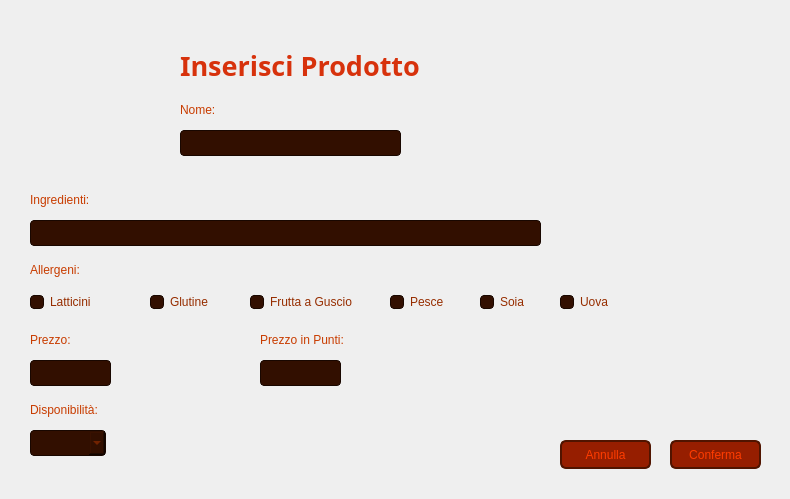
<?xml version="1.0" encoding="UTF-8"?>
<ui version="4.0">
 <class>VistaInserisciProdottoAmministratore</class>
 <widget class="QWidget" name="VistaInserisciProdottoAmministratore">
  <property name="geometry">
   <rect>
    <x>0</x>
    <y>0</y>
    <width>790</width>
    <height>499</height>
   </rect>
  </property>
  <property name="windowTitle">
   <string>Inserisci Prodotto - CineMax</string>
  </property>
  <widget class="QLabel" name="Sfondo">
   <property name="geometry">
    <rect>
     <x>0</x>
     <y>0</y>
     <width>791</width>
     <height>501</height>
    </rect>
   </property>
   <property name="font">
    <font>
     <family>Segoe UI</family>
    </font>
   </property>
   <property name="styleSheet">
    <string notr="true">QLabel {
    background: qlineargradient(
        x1: 0, y1: 1,
        x2: 0, y2: 0,
        stop: 0 #210A00,
        stop: 1 #7D2100
    );
}</string>
   </property>
   <property name="text">
    <string/>
   </property>
  </widget>
  <widget class="QLabel" name="labelIconaFotoAmministratore">
   <property name="geometry">
    <rect>
     <x>30</x>
     <y>30</y>
     <width>131</width>
     <height>131</height>
    </rect>
   </property>
   <property name="text">
    <string/>
   </property>
   <property name="pixmap">
    <pixmap>Viste/Immagini/IconaFotoAmministratore.png</pixmap>
   </property>
   <property name="scaledContents">
    <bool>true</bool>
   </property>
  </widget>
  <widget class="QLabel" name="labelNome">
   <property name="geometry">
    <rect>
     <x>180</x>
     <y>100</y>
     <width>63</width>
     <height>20</height>
    </rect>
   </property>
   <property name="styleSheet">
    <string notr="true">QLabel {
    color: #C83C00;
}</string>
   </property>
   <property name="text">
    <string>Nome:</string>
   </property>
   <property name="alignment">
    <set>Qt::AlignmentFlag::AlignLeading|Qt::AlignmentFlag::AlignLeft|Qt::AlignmentFlag::AlignVCenter</set>
   </property>
  </widget>
  <widget class="QLabel" name="labelTitoloPrincipale">
   <property name="geometry">
    <rect>
     <x>180</x>
     <y>30</y>
     <width>351</width>
     <height>71</height>
    </rect>
   </property>
   <property name="font">
    <font>
     <family>Segoe UI Variable</family>
     <pointsize>20</pointsize>
     <bold>true</bold>
    </font>
   </property>
   <property name="styleSheet">
    <string notr="true">QLabel {
    color: #D7320C;
}</string>
   </property>
   <property name="text">
    <string>Inserisci Prodotto</string>
   </property>
   <property name="alignment">
    <set>Qt::AlignmentFlag::AlignLeading|Qt::AlignmentFlag::AlignLeft|Qt::AlignmentFlag::AlignVCenter</set>
   </property>
  </widget>
  <widget class="QLabel" name="labelIngredienti">
   <property name="geometry">
    <rect>
     <x>30</x>
     <y>190</y>
     <width>81</width>
     <height>20</height>
    </rect>
   </property>
   <property name="styleSheet">
    <string notr="true">QLabel {
    color: #C83C00;
}</string>
   </property>
   <property name="text">
    <string>Ingredienti:</string>
   </property>
   <property name="alignment">
    <set>Qt::AlignmentFlag::AlignLeading|Qt::AlignmentFlag::AlignLeft|Qt::AlignmentFlag::AlignVCenter</set>
   </property>
  </widget>
  <widget class="QLabel" name="labelDisponibile">
   <property name="geometry">
    <rect>
     <x>30</x>
     <y>400</y>
     <width>101</width>
     <height>20</height>
    </rect>
   </property>
   <property name="styleSheet">
    <string notr="true">QLabel {
    color: #C83C00;
}</string>
   </property>
   <property name="text">
    <string>Disponibilità:</string>
   </property>
   <property name="alignment">
    <set>Qt::AlignmentFlag::AlignLeading|Qt::AlignmentFlag::AlignLeft|Qt::AlignmentFlag::AlignVCenter</set>
   </property>
  </widget>
  <widget class="QLabel" name="labelAllergeni">
   <property name="geometry">
    <rect>
     <x>30</x>
     <y>260</y>
     <width>81</width>
     <height>20</height>
    </rect>
   </property>
   <property name="styleSheet">
    <string notr="true">QLabel {
    color: #C83C00;
}</string>
   </property>
   <property name="text">
    <string>Allergeni:</string>
   </property>
   <property name="alignment">
    <set>Qt::AlignmentFlag::AlignLeading|Qt::AlignmentFlag::AlignLeft|Qt::AlignmentFlag::AlignVCenter</set>
   </property>
  </widget>
  <widget class="QLabel" name="labelPrezzo">
   <property name="geometry">
    <rect>
     <x>30</x>
     <y>330</y>
     <width>81</width>
     <height>20</height>
    </rect>
   </property>
   <property name="styleSheet">
    <string notr="true">QLabel {
    color: #C83C00;
}</string>
   </property>
   <property name="text">
    <string>Prezzo:</string>
   </property>
   <property name="alignment">
    <set>Qt::AlignmentFlag::AlignLeading|Qt::AlignmentFlag::AlignLeft|Qt::AlignmentFlag::AlignVCenter</set>
   </property>
  </widget>
  <widget class="QLineEdit" name="lineEditNome">
   <property name="geometry">
    <rect>
     <x>180</x>
     <y>130</y>
     <width>221</width>
     <height>26</height>
    </rect>
   </property>
   <property name="styleSheet">
    <string notr="true">QLineEdit {
    background-color: #320F00;
    color: #962D00;
    border: 1px solid #190700;
    border-radius: 4px;
}</string>
   </property>
   <property name="text">
    <string/>
   </property>
  </widget>
  <widget class="QLineEdit" name="lineEditPrezzo">
   <property name="geometry">
    <rect>
     <x>30</x>
     <y>360</y>
     <width>81</width>
     <height>26</height>
    </rect>
   </property>
   <property name="styleSheet">
    <string notr="true">QLineEdit {
    background-color: #320F00;
    color: #962D00;
    border: 1px solid #190700;
    border-radius: 4px;
}</string>
   </property>
   <property name="text">
    <string/>
   </property>
  </widget>
  <widget class="QComboBox" name="comboBoxDisponibile">
   <property name="geometry">
    <rect>
     <x>30</x>
     <y>430</y>
     <width>76</width>
     <height>26</height>
    </rect>
   </property>
   <property name="styleSheet">
    <string notr="true">QComboBox {
    background-color: #320F00;
    color: #962D00;
    border: 1px solid #190700;
    border-radius: 4px;
}

QComboBox QAbstractItemView {
    background-color: #320F00;
	color: #962D00;
    border: 1px solid #190700;
	border-radius: 4px;
    selection-background-color: #C83200;
}

QComboBox QAbstractItemView::item:hover {
    background-color: #C83200;
}</string>
   </property>
  </widget>
  <widget class="QCheckBox" name="checkBoxAllergene1">
   <property name="geometry">
    <rect>
     <x>30</x>
     <y>290</y>
     <width>91</width>
     <height>24</height>
    </rect>
   </property>
   <property name="styleSheet">
    <string notr="true">QCheckBox {
	color: #962D00;
}

QCheckBox::indicator {
    background-color: #320F00;
    border: 1px solid #190700;
    border-radius: 4px;
}

QCheckBox::indicator:hover {
	    background-color: #C83200;
}

QCheckBox::indicator:checked {
	    background-color: #C83200;
}


</string>
   </property>
   <property name="text">
    <string>Latticini</string>
   </property>
  </widget>
  <widget class="QCheckBox" name="checkBoxAllergene2">
   <property name="geometry">
    <rect>
     <x>150</x>
     <y>290</y>
     <width>81</width>
     <height>24</height>
    </rect>
   </property>
   <property name="styleSheet">
    <string notr="true">QCheckBox {
	color: #962D00;
}

QCheckBox::indicator {
    background-color: #320F00;
    border: 1px solid #190700;
    border-radius: 4px;
}

QCheckBox::indicator:hover {
	    background-color: #C83200;
}

QCheckBox::indicator:checked {
	    background-color: #C83200;
}


</string>
   </property>
   <property name="text">
    <string>Glutine</string>
   </property>
  </widget>
  <widget class="QCheckBox" name="checkBoxAllergene3">
   <property name="geometry">
    <rect>
     <x>250</x>
     <y>290</y>
     <width>131</width>
     <height>24</height>
    </rect>
   </property>
   <property name="styleSheet">
    <string notr="true">QCheckBox {
	color: #962D00;
}

QCheckBox::indicator {
    background-color: #320F00;
    border: 1px solid #190700;
    border-radius: 4px;
}

QCheckBox::indicator:hover {
	    background-color: #C83200;
}

QCheckBox::indicator:checked {
	    background-color: #C83200;
}


</string>
   </property>
   <property name="text">
    <string>Frutta a Guscio</string>
   </property>
  </widget>
  <widget class="QCheckBox" name="checkBoxAllergene4">
   <property name="geometry">
    <rect>
     <x>390</x>
     <y>290</y>
     <width>71</width>
     <height>24</height>
    </rect>
   </property>
   <property name="styleSheet">
    <string notr="true">QCheckBox {
	color: #962D00;
}

QCheckBox::indicator {
    background-color: #320F00;
    border: 1px solid #190700;
    border-radius: 4px;
}

QCheckBox::indicator:hover {
	    background-color: #C83200;
}

QCheckBox::indicator:checked {
	    background-color: #C83200;
}


</string>
   </property>
   <property name="text">
    <string>Pesce</string>
   </property>
  </widget>
  <widget class="QCheckBox" name="checkBoxAllergene5">
   <property name="geometry">
    <rect>
     <x>480</x>
     <y>290</y>
     <width>61</width>
     <height>24</height>
    </rect>
   </property>
   <property name="styleSheet">
    <string notr="true">QCheckBox {
	color: #962D00;
}

QCheckBox::indicator {
    background-color: #320F00;
    border: 1px solid #190700;
    border-radius: 4px;
}

QCheckBox::indicator:hover {
	    background-color: #C83200;
}

QCheckBox::indicator:checked {
	    background-color: #C83200;
}


</string>
   </property>
   <property name="text">
    <string>Soia</string>
   </property>
  </widget>
  <widget class="QLineEdit" name="lineEditIngredienti">
   <property name="geometry">
    <rect>
     <x>30</x>
     <y>220</y>
     <width>511</width>
     <height>26</height>
    </rect>
   </property>
   <property name="styleSheet">
    <string notr="true">QLineEdit {
    background-color: #320F00;
    color: #962D00;
    border: 1px solid #190700;
    border-radius: 4px;
}</string>
   </property>
   <property name="text">
    <string/>
   </property>
  </widget>
  <widget class="QPushButton" name="pushButtonConferma">
   <property name="geometry">
    <rect>
     <x>670</x>
     <y>440</y>
     <width>91</width>
     <height>29</height>
    </rect>
   </property>
   <property name="styleSheet">
    <string notr="true">QPushButton {
    background-color: #961E00;
    color: #FF3C00;
    border: 2px solid #501400;
    border-radius: 6px;
}

QPushButton:focus {
    outline: none;
}

QPushButton:hover {
    background-color: #C83200;
}</string>
   </property>
   <property name="text">
    <string>Conferma</string>
   </property>
  </widget>
  <widget class="QPushButton" name="pushButtonAnnulla">
   <property name="geometry">
    <rect>
     <x>560</x>
     <y>440</y>
     <width>91</width>
     <height>29</height>
    </rect>
   </property>
   <property name="styleSheet">
    <string notr="true">QPushButton {
    background-color: #961E00;
    color: #FF3C00;
    border: 2px solid #501400;
    border-radius: 6px;
}

QPushButton:focus {
    outline: none;
}

QPushButton:hover {
    background-color: #C83200;
}</string>
   </property>
   <property name="text">
    <string>Annulla</string>
   </property>
  </widget>
  <widget class="QLabel" name="labelPrezzoPunti">
   <property name="geometry">
    <rect>
     <x>260</x>
     <y>330</y>
     <width>131</width>
     <height>20</height>
    </rect>
   </property>
   <property name="styleSheet">
    <string notr="true">QLabel {
    color: #C83C00;
}</string>
   </property>
   <property name="text">
    <string>Prezzo in Punti:</string>
   </property>
   <property name="alignment">
    <set>Qt::AlignmentFlag::AlignLeading|Qt::AlignmentFlag::AlignLeft|Qt::AlignmentFlag::AlignVCenter</set>
   </property>
  </widget>
  <widget class="QLineEdit" name="lineEditPrezzoPunti">
   <property name="geometry">
    <rect>
     <x>260</x>
     <y>360</y>
     <width>81</width>
     <height>26</height>
    </rect>
   </property>
   <property name="styleSheet">
    <string notr="true">QLineEdit {
    background-color: #320F00;
    color: #962D00;
    border: 1px solid #190700;
    border-radius: 4px;
}</string>
   </property>
   <property name="text">
    <string/>
   </property>
  </widget>
  <widget class="QCheckBox" name="checkBoxAllergene6">
   <property name="geometry">
    <rect>
     <x>560</x>
     <y>290</y>
     <width>61</width>
     <height>24</height>
    </rect>
   </property>
   <property name="styleSheet">
    <string notr="true">QCheckBox {
	color: #962D00;
}

QCheckBox::indicator {
    background-color: #320F00;
    border: 1px solid #190700;
    border-radius: 4px;
}

QCheckBox::indicator:hover {
	    background-color: #C83200;
}

QCheckBox::indicator:checked {
	    background-color: #C83200;
}


</string>
   </property>
   <property name="text">
    <string>Uova</string>
   </property>
  </widget>
  <widget class="QLabel" name="labelErroreNome">
   <property name="geometry">
    <rect>
     <x>410</x>
     <y>130</y>
     <width>121</width>
     <height>20</height>
    </rect>
   </property>
   <property name="styleSheet">
    <string notr="true">QLabel {
    color: #FF0000
}</string>
   </property>
   <property name="text">
    <string/>
   </property>
   <property name="alignment">
    <set>Qt::AlignmentFlag::AlignLeading|Qt::AlignmentFlag::AlignLeft|Qt::AlignmentFlag::AlignVCenter</set>
   </property>
  </widget>
  <widget class="QLabel" name="labelErroreIngredienti">
   <property name="geometry">
    <rect>
     <x>500</x>
     <y>200</y>
     <width>161</width>
     <height>20</height>
    </rect>
   </property>
   <property name="styleSheet">
    <string notr="true">QLabel {
    color: #FF0000
}</string>
   </property>
   <property name="text">
    <string/>
   </property>
   <property name="alignment">
    <set>Qt::AlignmentFlag::AlignLeading|Qt::AlignmentFlag::AlignLeft|Qt::AlignmentFlag::AlignVCenter</set>
   </property>
  </widget>
  <widget class="QLabel" name="labelErroreDisponibile">
   <property name="geometry">
    <rect>
     <x>120</x>
     <y>430</y>
     <width>161</width>
     <height>20</height>
    </rect>
   </property>
   <property name="styleSheet">
    <string notr="true">QLabel {
    color: #FF0000
}</string>
   </property>
   <property name="text">
    <string/>
   </property>
   <property name="alignment">
    <set>Qt::AlignmentFlag::AlignLeading|Qt::AlignmentFlag::AlignLeft|Qt::AlignmentFlag::AlignVCenter</set>
   </property>
  </widget>
  <widget class="QLabel" name="labelErrorePrezzo">
   <property name="geometry">
    <rect>
     <x>120</x>
     <y>360</y>
     <width>121</width>
     <height>20</height>
    </rect>
   </property>
   <property name="styleSheet">
    <string notr="true">QLabel {
    color: #FF0000
}</string>
   </property>
   <property name="text">
    <string/>
   </property>
   <property name="alignment">
    <set>Qt::AlignmentFlag::AlignLeading|Qt::AlignmentFlag::AlignLeft|Qt::AlignmentFlag::AlignVCenter</set>
   </property>
  </widget>
  <widget class="QLabel" name="labelErrorePrezzoPunti">
   <property name="geometry">
    <rect>
     <x>350</x>
     <y>360</y>
     <width>161</width>
     <height>20</height>
    </rect>
   </property>
   <property name="styleSheet">
    <string notr="true">QLabel {
    color: #FF0000
}</string>
   </property>
   <property name="text">
    <string/>
   </property>
   <property name="alignment">
    <set>Qt::AlignmentFlag::AlignLeading|Qt::AlignmentFlag::AlignLeft|Qt::AlignmentFlag::AlignVCenter</set>
   </property>
  </widget>
 </widget>
 <resources/>
 <connections/>
</ui>
